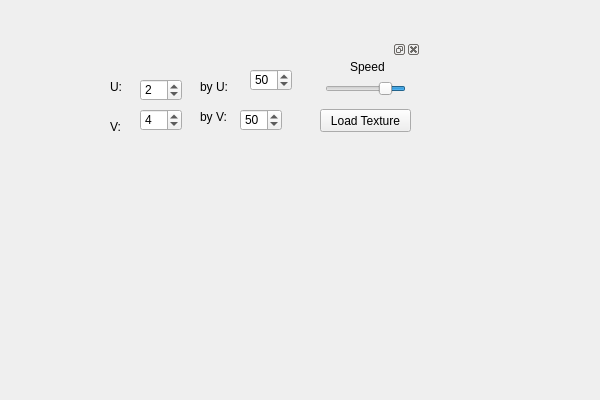
<?xml version="1.0" encoding="UTF-8"?>
<ui version="4.0">
 <class>Widget</class>
 <widget class="QWidget" name="Widget">
  <property name="geometry">
   <rect>
    <x>0</x>
    <y>0</y>
    <width>600</width>
    <height>400</height>
   </rect>
  </property>
  <property name="windowTitle">
   <string>Widget</string>
  </property>
  <widget class="QDockWidget" name="dockWidget">
   <property name="geometry">
    <rect>
     <x>100</x>
     <y>40</y>
     <width>321</width>
     <height>131</height>
    </rect>
   </property>
   <property name="floating">
    <bool>true</bool>
   </property>
   <widget class="QWidget" name="dockWidgetContents">
    <widget class="QLabel" name="label_5">
     <property name="geometry">
      <rect>
       <x>250</x>
       <y>0</y>
       <width>40</width>
       <height>15</height>
      </rect>
     </property>
     <property name="text">
      <string>Speed</string>
     </property>
    </widget>
    <widget class="QSlider" name="horizontalSlider">
     <property name="geometry">
      <rect>
       <x>225</x>
       <y>20</y>
       <width>81</width>
       <height>20</height>
      </rect>
     </property>
     <property name="minimum">
      <number>0</number>
     </property>
     <property name="maximum">
      <number>500</number>
     </property>
     <property name="value">
      <number>100</number>
     </property>
     <property name="orientation">
      <enum>Qt::Horizontal</enum>
     </property>
     <property name="invertedAppearance">
      <bool>true</bool>
     </property>
     <property name="invertedControls">
      <bool>false</bool>
     </property>
    </widget>
    <widget class="QPushButton" name="pushButton">
     <property name="geometry">
      <rect>
       <x>220</x>
       <y>50</y>
       <width>91</width>
       <height>23</height>
      </rect>
     </property>
     <property name="text">
      <string>Load Texture</string>
     </property>
    </widget>
    <widget class="QLabel" name="label">
     <property name="geometry">
      <rect>
       <x>10</x>
       <y>20</y>
       <width>30</width>
       <height>15</height>
      </rect>
     </property>
     <property name="text">
      <string>U:</string>
     </property>
    </widget>
    <widget class="QSpinBox" name="spinBox">
     <property name="geometry">
      <rect>
       <x>40</x>
       <y>20</y>
       <width>42</width>
       <height>22</height>
      </rect>
     </property>
     <property name="minimum">
      <number>1</number>
     </property>
     <property name="maximum">
      <number>5</number>
     </property>
     <property name="value">
      <number>2</number>
     </property>
    </widget>
    <widget class="QLabel" name="label_2">
     <property name="geometry">
      <rect>
       <x>10</x>
       <y>60</y>
       <width>30</width>
       <height>15</height>
      </rect>
     </property>
     <property name="text">
      <string>V:</string>
     </property>
    </widget>
    <widget class="QSpinBox" name="spinBox_2">
     <property name="geometry">
      <rect>
       <x>40</x>
       <y>50</y>
       <width>42</width>
       <height>22</height>
      </rect>
     </property>
     <property name="minimum">
      <number>1</number>
     </property>
     <property name="maximum">
      <number>6</number>
     </property>
     <property name="value">
      <number>4</number>
     </property>
    </widget>
    <widget class="QLabel" name="label_3">
     <property name="geometry">
      <rect>
       <x>100</x>
       <y>20</y>
       <width>30</width>
       <height>15</height>
      </rect>
     </property>
     <property name="text">
      <string>by U:</string>
     </property>
    </widget>
    <widget class="QSpinBox" name="spinBox_3">
     <property name="geometry">
      <rect>
       <x>150</x>
       <y>10</y>
       <width>42</width>
       <height>22</height>
      </rect>
     </property>
     <property name="minimum">
      <number>1</number>
     </property>
     <property name="maximum">
      <number>666</number>
     </property>
     <property name="value">
      <number>50</number>
     </property>
    </widget>
    <widget class="QLabel" name="label_4">
     <property name="geometry">
      <rect>
       <x>100</x>
       <y>50</y>
       <width>30</width>
       <height>15</height>
      </rect>
     </property>
     <property name="text">
      <string>by V:</string>
     </property>
    </widget>
    <widget class="QSpinBox" name="spinBox_4">
     <property name="geometry">
      <rect>
       <x>140</x>
       <y>50</y>
       <width>42</width>
       <height>22</height>
      </rect>
     </property>
     <property name="minimum">
      <number>1</number>
     </property>
     <property name="maximum">
      <number>666</number>
     </property>
     <property name="value">
      <number>50</number>
     </property>
    </widget>
   </widget>
  </widget>
 </widget>
 <layoutdefault spacing="6" margin="11"/>
 <resources/>
 <connections>
  <connection>
   <sender>spinBox</sender>
   <signal>valueChanged(int)</signal>
   <receiver>Widget</receiver>
   <slot>update()</slot>
   <hints>
    <hint type="sourcelabel">
     <x>280</x>
     <y>105</y>
    </hint>
    <hint type="destinationlabel">
     <x>299</x>
     <y>199</y>
    </hint>
   </hints>
  </connection>
  <connection>
   <sender>spinBox_2</sender>
   <signal>valueChanged(int)</signal>
   <receiver>Widget</receiver>
   <slot>update()</slot>
   <hints>
    <hint type="sourcelabel">
     <x>280</x>
     <y>135</y>
    </hint>
    <hint type="destinationlabel">
     <x>299</x>
     <y>199</y>
    </hint>
   </hints>
  </connection>
  <connection>
   <sender>spinBox_3</sender>
   <signal>valueChanged(int)</signal>
   <receiver>Widget</receiver>
   <slot>update()</slot>
   <hints>
    <hint type="sourcelabel">
     <x>385</x>
     <y>105</y>
    </hint>
    <hint type="destinationlabel">
     <x>299</x>
     <y>199</y>
    </hint>
   </hints>
  </connection>
  <connection>
   <sender>spinBox_4</sender>
   <signal>valueChanged(int)</signal>
   <receiver>Widget</receiver>
   <slot>update()</slot>
   <hints>
    <hint type="sourcelabel">
     <x>385</x>
     <y>135</y>
    </hint>
    <hint type="destinationlabel">
     <x>299</x>
     <y>199</y>
    </hint>
   </hints>
  </connection>
 </connections>
</ui>
